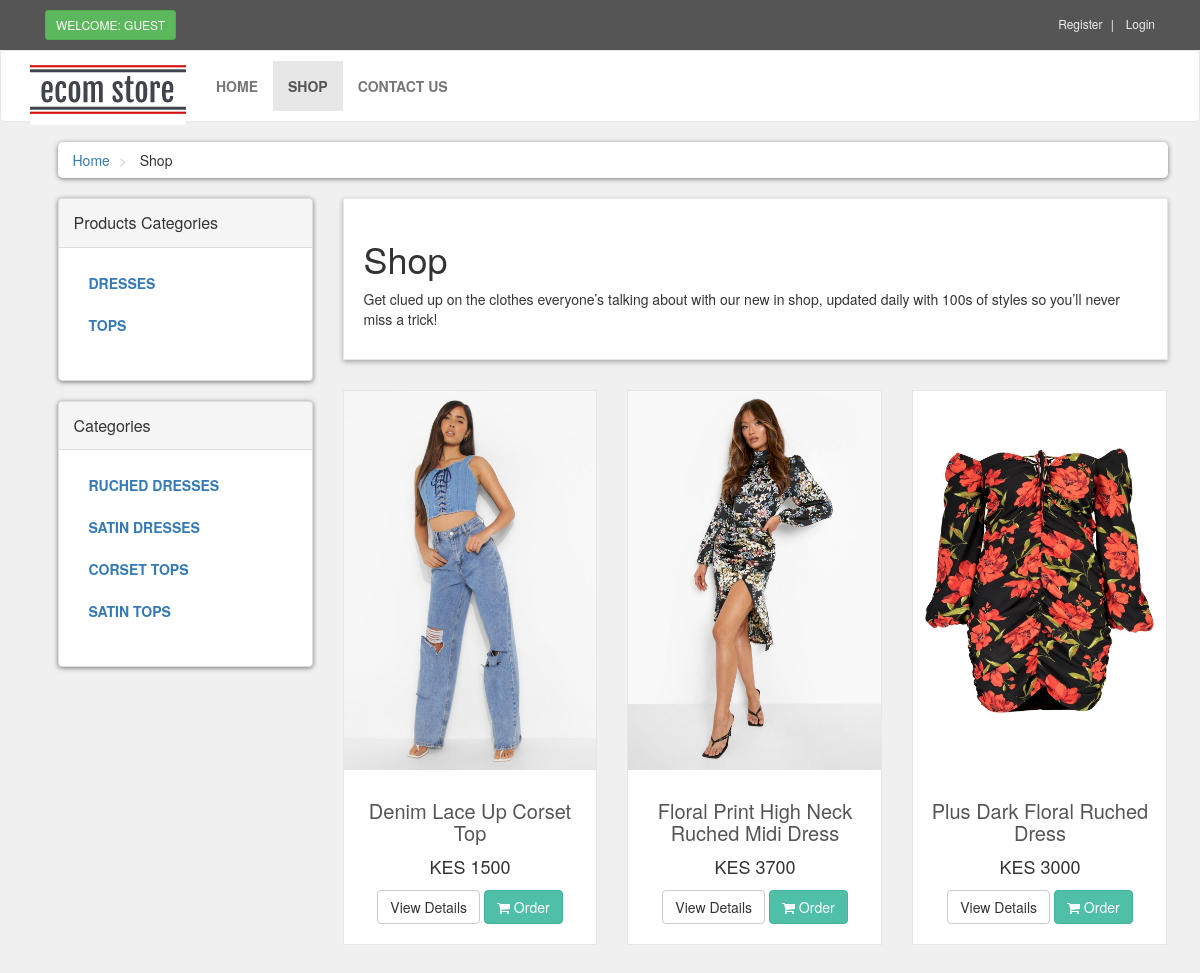
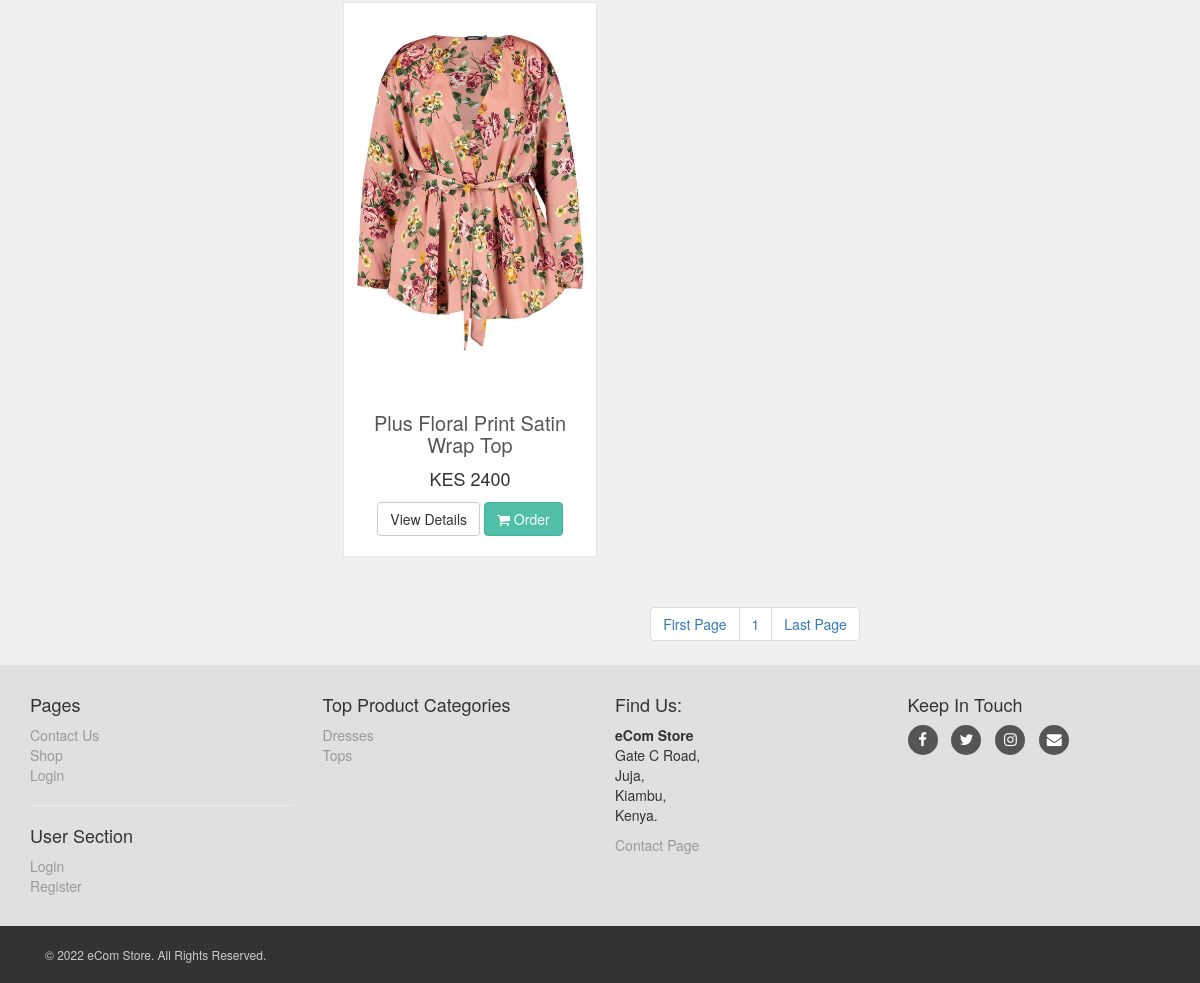
The page /shop.php on the database its author committed (2 pictures, top to bottom).
### tables this page shows
CREATE TABLE `product_categories` (
  `p_cat_id` int(11) NOT NULL,
  `p_cat_title` text NOT NULL,
  `p_cat_desc` text NOT NULL
);

CREATE TABLE `categories` (
  `cat_id` int(10) NOT NULL,
  `cat_title` text NOT NULL,
  `cat_desc` text NOT NULL
);

CREATE TABLE `products` (
  `product_id` int(10) NOT NULL,
  `p_cat_id` int(11) NOT NULL,
  `cat_id` int(10) NOT NULL,
  `manufacturer` int(11) NOT NULL DEFAULT 0,
  `date` text NOT NULL,
  `product_title` text NOT NULL,
  `product_url` varchar(255) DEFAULT NULL,
  `product_img1` varchar(255) NOT NULL,
  `product_img2` varchar(255) NOT NULL,
  `product_img3` varchar(255) NOT NULL,
  `product_price` int(11) NOT NULL,
  `product_keywords` text NOT NULL,
  `product_desc` varchar(500) NOT NULL
);

### shop.php (the view, shortened to what this page needs)
<?php
include("includes/header.php");
?>
   <div id="content">
       <div class="container">
           <div class="col-md-12">
               <ul class="breadcrumb">
                   <li>
                       <a href="index.php">Home</a>
                   </li>
                   <li>
                       Shop
                   </li>
               </ul>
           </div>
           <div class="col-md-3">
   <?php
    include("includes/sidebar.php");
    ?>
           </div>
           <div class="col-md-9">
               <?php
                if (!isset($_GET['p_cat'])) {
                    if (!isset($_GET['cat'])) {
                      echo "<div class='box'>
                           <h1>Shop</h1>
                           <p>
                           Get clued up on the clothes everyone’s talking about with our new in shop, updated daily with 100s of styles so you’ll never miss a trick!
                           </p>
                       </div>
                       ";
                     }
                   }
               ?>
               <div class="row">
                <?php
                  if (!isset($_GET['p_cat'])) {
                    if (!isset($_GET['cat'])) {
                      $per_page = 6;
                      if (isset($_GET['page'])) {
                        $page = $_GET['page'];
                      }
                       else{
                        $page = 1;
                       }
                       $start_from = ($page-1)*$per_page;
                       $get_products = "select * from products order by 1 DESC LIMIT $start_from,$per_page";
                       $run_products = mysqli_query($con,$get_products);
                       while ($row_products = mysqli_fetch_array($run_products)) {
                         $pro_id = $row_products['product_id'];
                         $pro_title = $row_products['product_title'];
                         $pro_price = $row_products['product_price'];
                         $pro_img1 = $row_products['product_img1'];
                         echo "
                          <div class='col-md-4 col-sm-6 center-responsive'>
                          <div class='product'>
                          <a href='details.php?pro_id=$pro_id'>
                          <img class='img-responsive' src='admin/product_images/$pro_img1'>
                          </a>
                          <div class='text'>
                          <h3>
                          <a href='details.php?pro_id=$pro_id'>$pro_title</a>
                          </h3>
                          <p class='price'>KES $pro_price</p>
                          <p class='button'>
                          <a href='details.php?pro_id=$pro_id' class='btn btn-default'> View Details</a>
                          <a href='details.php?pro_id=$pro_id' class='btn btn-primary'>
                          <i class='fa fa-shopping-cart'></i> Order
                          </a>
                          </p>
                          </div>
                          </div>
                          </div>
                         ";
                       }
                ?>
               </div>
               <center>
                   <ul class="pagination">
                    <?php
                      $query = "select * from products";
                      $result = mysqli_query($con,$query);
                      $total_records = mysqli_num_rows($result);
                      $total_pages = ceil($total_records/$per_page);
                      echo "
                        <li>
                        <a href='shop.php?page=1'>".'First Page'."</a>
                        </li>
                      ";
                      for ($i=1; $i<=$total_pages; $i++) {
                        echo "<li>
                        <a href='shop.php?page=".$i."'>".$i."</a>
                        </li>
                        ";
                      };
                      echo "<li>
                      <a href='shop.php?page=$total_pages'>".'Last Page'."</a>
                      </li>
                      ";
                    }
                  }
                ?>
                   </ul>
               </center>
           </div>
       </div>
   </div>
   <?php
    include("includes/footer.php");
    ?>
</body>
</html>

### functions/functions.php (shortened to what this page needs)
<?php
$db = mysqli_connect("localhost","ecomStore","123","ecomStore");
 function getPCats(){
 	global $db;
 	$get_p_cats = "select * from product_categories";
 	$run_p_cats = mysqli_query($db,$get_p_cats);
 	while($row_p_cats = mysqli_fetch_array($run_p_cats)){
 		$p_cat_id = $row_p_cats['p_cat_id'];
 		$p_cat_title = $row_p_cats['p_cat_title'];
 		echo "
 			<li>
 				<a href='shop.php?p_cat=$p_cat_id'>
 				$p_cat_title
 				</a>
 			</li>
 		";
 	}
 }
function getCats(){
	global $db;
	$get_cats = "select * from categories";
	$run_cats = mysqli_query($db,$get_cats);
	while ($row_cats = mysqli_fetch_array($run_cats)) {
		$cat_id = $row_cats['cat_id'];
		$cat_title = $row_cats['cat_title'];
		echo "
			<li>
				<a href='shop.php?cat=$cat_id'>
				$cat_title
				</a>
			</li>
		";
	}
}
 ?>

### includes/footer.php (shortened to what this page needs)
<div id="footer">
	<div class="container">
		<div class="row">
			<div class="col-sm-6 col-md-3">
				<h4>Pages</h4>
				<ul>
					<li><a href="contact.php">Contact Us</a></li>
					<li><a href="shop.php">Shop</a></li>
					<li>
						<?php
						if (!isset($_SESSION['customer_email'])) {
							echo "<a href='customer_login.php'>Login</a>";
						} else {
							echo "<a href='logout.php'>Logout</a>";
						}
						?>
					</li>
				</ul>
				<hr>
				<h4>User Section</h4>
				<ul>
					<li>
						<?php
						if (!isset($_SESSION['customer_email'])) {
							echo "<a href='checkout.php'>Login</a>";
						} else {
							echo "<a href='logout.php'>Logout</a>";
						}
						?>
					</li>
					<li><a href="customer_register.php">Register</a></li>
				</ul>
			</div>
			<div class="col-sm-6 col-md-3">
				<h4>Top Product Categories</h4>
				<ul>
					<?php
					$get_p_cats = "select * from product_categories";
					$run_p_cats = mysqli_query($con, $get_p_cats);
					while ($row_p_cats = mysqli_fetch_array($run_p_cats)) {
						$p_cat_id = $row_p_cats['p_cat_id'];
						$p_cat_title = $row_p_cats['p_cat_title'];
						echo "
								<li>
								<a href='shop.php?p_cat=$p_cat_id'>
								$p_cat_title
								</a>
								</li>
							";
					}
					?>
				</ul>
			</div>
			<div class="col-sm-6 col-md-3">
				<h4>Find Us:</h4>
				<p>
					<strong>eCom Store</strong>
					<br />Gate C Road,
					<br />Juja,
					<br />Kiambu,
					<br />Kenya.
				</p>
				<a href="contact.php">Contact Page</a>
			</div>
			<div class="col-sm-6 col-md-3">
				<h4>Keep In Touch</h4>
				<p class="social">
					<a href="#" class="fa fa-facebook"></a>
					<a href="#" class="fa fa-twitter"></a>
					<a href="#" class="fa fa-instagram"></a>
					<a href="#" class="fa fa-envelope"></a>
			</div>
		</div>
	</div>
</div>
<div id="copyright">
	<div class="container">
		<div class="col-md-6">
			<p class="pull-left">&copy; 2022 eCom Store. All Rights Reserved.</p>
		</div>
	</div>
</div>

### styles/style.css (style rules this page uses)
body { font-size: 14px; line-height: 1.42857143; color: #333333; background: #f0f0f0; overflow-x: hidden; }
.btn-primary { color: rgb(255, 255, 255); background: rgb(79, 191, 168); border-color: rgb(65, 179, 156); }
.box { background: #ffffff; margin: 0 0 30px; border: solid 1px #e6e6e6; box-sizing: border-box; padding: 20px; box-shadow: 0px 2px 5px rgba(0, 0, 0, .3); }
#content { padding-left: 25px; }
#content .product { background: #ffffff; border: solid 1px #e6e6e6; margin-bottom: 30px; box-sizing: border-box; }
#content .product .text { padding: 10px 10px 0px; }
#content .product .text p.price { font-size: 18px; text-align: center; font-weight: 400; }
#content .product .text .button { text-align: center; clear: both; }
#content .product .text .button .btn { margin-bottom: 10px; }
#content .product .text h3 { text-align: center; font-size: 20px; }
#content .product .text h3 a { color: rgb(85, 85, 85); }
.breadcrumb { padding: 8px 15px; margin-bottom: 20px; background: #ffffff; border-radius: 5px; box-shadow: 0px 1px 5px rgba(0, 0, 0, .5); }
.breadcrumb> li + li:before { content: ">\00a0"; color: #cccccc; }
#content .panel.sidebar-menu ul.nav.category-menu li a { text-transform: uppercase; font-weight: 600; }
#footer { background: #e0e0e0; padding: 20px 0; }
#footer a { color: #999999; padding: 0; text-decoration: none; }
#footer ul { list-style: none; padding-left: 0px; }
#footer .social { text-align: left; }
#footer .social a { margin: 0px 10px 0px 0px; display: inline-block; color: #ffffff; width: 30px; height: 30px; border-radius: 15px; line-height: 30px; font-size: 15px; text-align: center; vertical-align: bottom; background: #555555; text-decoration: none; }
#copyright { background: #333333; color: #cccccc; padding: 20px 0px; font-size: 12px; }
#copyright p { margin: 0px; }

### rows shown on the page
product_categories: p_cat_title "DRESSES", p_cat_title "Dresses"
product_categories: p_cat_title "TOPS", p_cat_title "Tops"
categories: cat_title "RUCHED DRESSES"
categories: cat_title "SATIN DRESSES"
categories: cat_title "CORSET TOPS"
categories: cat_title "SATIN TOPS"
products: product_img1 (picture), product_title "Denim Lace Up Corset Top", product_price "1500"
products: product_img1 (picture), product_title "Floral Print High Neck Ruched Midi Dress", product_price "3700"
products: product_img1 (picture), product_title "Plus Dark Floral Ruched Dress", product_price "3000"
products: product_img1 (picture), product_title "Plus Floral Print Satin Wrap Top", product_price "2400"
